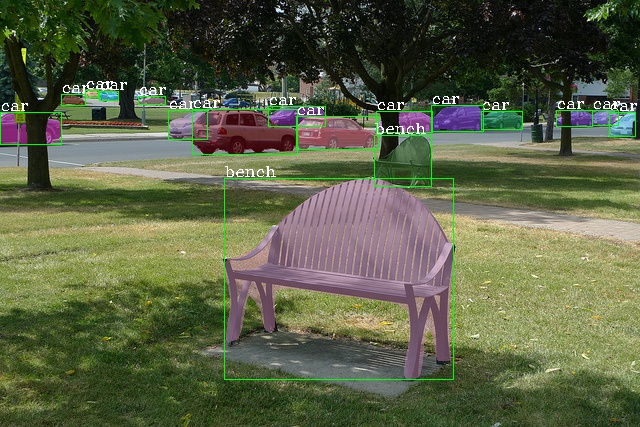
#> input picture mmdetection/resources/coco_test_12510.jpg, 640 x 427 px
$ python pred_traj.py ../../mmdetection/resources/coco_test_12510.jpg
#> lines starting #> are read from the running program, lines starting #| are printed output that depends on the picture
from matplotlib.collections import PatchCollection
from matplotlib.patches import Polygon
import matplotlib.pyplot as plt
import numpy as np
import os
import argparse
from pycocotools.coco import COCO
from pathlib import Path

plt.rcParams['font.family'] = 'Times New Roman'


def high_contrast_colors(n, seed=None):
    import colorsys
    if seed is not None:
        np.random.seed(seed)

    colors = []
    for _ in range(n):
        h = np.random.rand()                    # random hue (0–1)
        s = 0.7 + 0.3 * np.random.rand()        # high saturation (avoid gray)
        v = 0.7 + 0.3 * np.random.rand()        # bright (avoid dark)
        rgb = np.array(colorsys.hsv_to_rgb(h, s, v))
        colors.append((rgb * 255).astype(np.uint8))
    return colors


parser = argparse.ArgumentParser()
parser.add_argument('file', type=Path, help='Path to the image file')
parser.add_argument('--out_dir', type=Path, default=Path('outputs/pred_vis'), help='Path to the output directory')
parser.add_argument("--model", type=str, default=None)
parser.add_argument("--ann_dir", type=str, default="mmdetection/outputs/qualitative_bins", help="Directory containing labels_{model}.json")
args = parser.parse_args()

# Create output directory if it doesn't exist
args.out_dir.mkdir(parents=True, exist_ok=True)


fig, ax = plt.subplots(figsize=(6, 3))
img = plt.imread(args.file)
#> img is the input picture: shape (427, 640, 3); mean R, G, B 91, 97.4, 69.1
cmap = plt.get_cmap('binary')
img = (cmap(img[..., 0])[..., :3] * 255).astype(np.uint8)
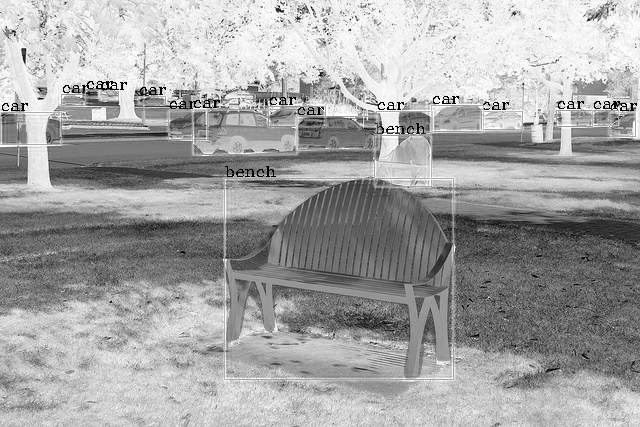
#> img: shape (427, 640, 3); min 0, max 255, mean 163.9

# save img
plt.imsave(f'{args.out_dir}/{args.file.stem}_processed.png', img)

plt.imshow(img, aspect='auto')
x_ticks = np.linspace(0, img.shape[1], num=6, endpoint=True, dtype=int)
#> x_ticks = [0, 128, 256, 384, 512, 640]
x_labels = np.around(np.linspace(0, 3, 6), decimals=2)
y_ticks = np.linspace(0, img.shape[0], num=7, endpoint=True, dtype=int)
#> y_ticks = [0, 71, 142, 213, 284, 355, 427]
y_labels = np.around(np.linspace(0, 96, 7)[::-1], decimals=2)

ann_file =  Path(f"{args.ann_dir}/labels_{args.model}.json")
#> (the run stopped early here; a loop or call above may not have finished)
